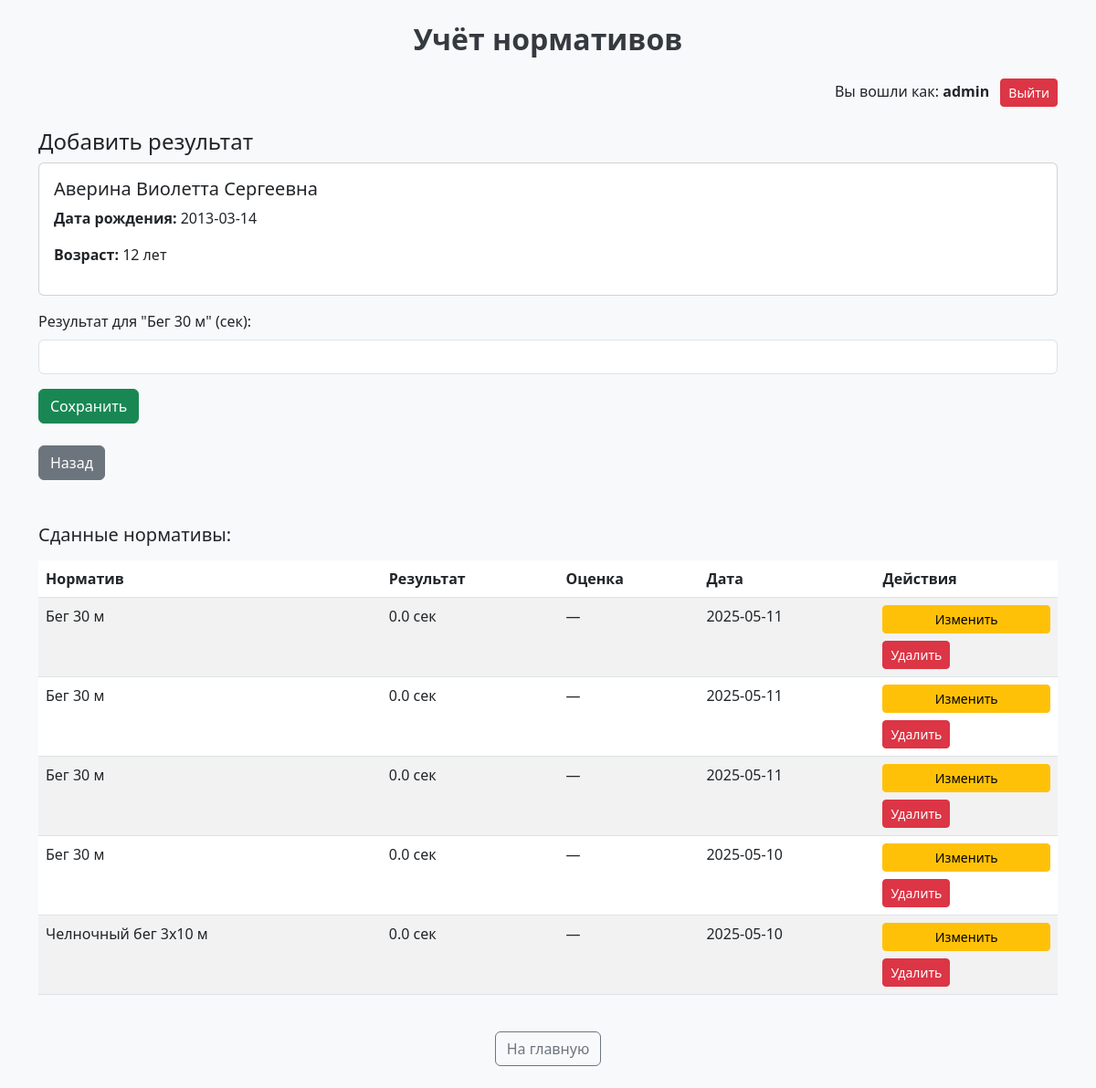
The page /add_result/608/1 (signed in) on the database its author committed.
### tables this page shows
CREATE TABLE Students (
    id INTEGER PRIMARY KEY AUTOINCREMENT,
    full_name TEXT NOT NULL,
    gender TEXT CHECK (gender IN ('М', 'Ж')) NOT NULL,
    birth_date DATE NOT NULL,
    class TEXT NOT NULL,
    department TEXT
, user_id INTEGER, height INTEGER, weight INTEGER, photo_filename TEXT);

CREATE TABLE "Normatives" (
	"id"	INTEGER,
	"name"	TEXT NOT NULL,
	"unit"	TEXT NOT NULL,
	"min_age"	INTEGER NOT NULL,
	"max_age"	INTEGER,
	"category"	TEXT NOT NULL,
	PRIMARY KEY("id" AUTOINCREMENT)
);

CREATE TABLE Results (
    id INTEGER PRIMARY KEY AUTOINCREMENT,
    student_id INTEGER NOT NULL,
    normative_id INTEGER NOT NULL,
    result_value REAL NOT NULL,
    result_date DATE NOT NULL,
    grade INTEGER,
    FOREIGN KEY (student_id) REFERENCES Students(id),
    FOREIGN KEY (normative_id) REFERENCES Normatives(id)
);

### server.py (the view)
@app.route('/add_result/<int:student_id>/<int:normative_id>', methods=['GET'])
def show_result_form(student_id, normative_id):
    conn = get_db_connection()
    student = conn.execute('SELECT * FROM Students WHERE id = ?', (student_id,)).fetchone()
    normative = conn.execute('SELECT * FROM Normatives WHERE id = ?', (normative_id,)).fetchone()
    if not student or not normative:
        conn.close()
        return "Ученик или норматив не найдены", 404
    birth_date = datetime.strptime(student['birth_date'], '%Y-%m-%d')
    today = datetime.today()
    age = today.year - birth_date.year - ((today.month, today.day) < (birth_date.month, birth_date.day))
    previous_results = conn.execute('''
        SELECT r.id, r.result_value, r.result_date, r.grade,
               n.name, n.unit
        FROM Results r
        JOIN Normatives n ON r.normative_id = n.id
        WHERE r.student_id = ?
        ORDER BY r.result_date DESC
    ''', (student_id,)).fetchall()
    conn.close()
    return render_template(
        'add_result.html',
        student=student,
        normative=normative,
        age=age,
        previous_results=previous_results
    )

### server.py (called while the page is built)
def get_db_connection():
    conn = sqlite3.connect(DB_PATH)
    conn.row_factory = sqlite3.Row
    return conn

### templates/add_result.html
{% extends 'base.html' %}
{% block content %}
<h4>Добавить результат</h4>
<div class="card mb-3 p-3">
    <h5>{{ student.full_name }}</h5>
    <p><strong>Дата рождения:</strong> {{ student.birth_date }}</p>
    <p><strong>Возраст:</strong> {{ age }} лет</p>
</div>
<form method="POST">
    <div class="mb-3">
        <label for="result" class="form-label">Результат для "{{ normative.name }}" ({{ normative.unit }}):</label>
        <input type="number" step="any" class="form-control" id="result" name="result" required>
    </div>
    <button type="submit" class="btn btn-success">Сохранить</button>
</form>
<a href="{{ url_for('select_student', department=student.department, class_name=student.class, normative_id=normative.id) }}" class="btn btn-secondary mt-4">Назад</a>
<h5 class="mt-5">Сданные нормативы:</h5>
{% if previous_results %}
    <table class="table table-striped mt-3">
        <thead>
            <tr>
                <th>Норматив</th>
                <th>Результат</th>
                <th>Оценка</th>
                <th>Дата</th>
                <th>Действия</th>
            </tr>
        </thead>
        <tbody>
        {% for r in previous_results %}
            <tr>
                <td>{{ r.name }}</td>
                <td>{{ r.result_value }} {{ r.unit }}</td>
                <td>{{ r.grade if r.grade else '—' }}</td>
                <td>{{ r.result_date }}</td>
                <td>
                    <div class="d-flex flex-column">
                        <a href="{{ url_for('edit_result', result_id=r.id) }}" class="btn btn-sm btn-warning mb-2">Изменить</a>
                        <form action="{{ url_for('delete_result', result_id=r.id) }}" method="post" style="display:inline;">
                            <button type="submit" class="btn btn-sm btn-danger" onclick="return confirm('Удалить результат?');">Удалить</button>
                        </form>
                    </div>
                </td>
            </tr>
        {% endfor %}
        </tbody>
    </table>
{% else %}
    <p class="text-muted">Нормативы ещё не сданы.</p>
{% endif %}
{% endblock %}

### templates/base.html (style rules this page uses)
body { background-color: #f8f9fa; }

### rows shown on the page
Students: full_name "Аверина Виолетта Сергеевна", birth_date "2013-03-14"
Normatives: name "Бег 30 м", unit "сек"
Results: name "Бег 30 м", result_value "0.0", unit "сек", grade "—", result_date "2025-05-11"
Results: name "Бег 30 м", result_value "0.0", unit "сек", grade "—", result_date "2025-05-11"
Results: name "Бег 30 м", result_value "0.0", unit "сек", grade "—", result_date "2025-05-11"
Results: name "Бег 30 м", result_value "0.0", unit "сек", grade "—", result_date "2025-05-10"
Results: name "Челночный бег 3х10 м", result_value "0.0", unit "сек", grade "—", result_date "2025-05-10"

### other values the page prints
{{ session['username'] }} "admin"
